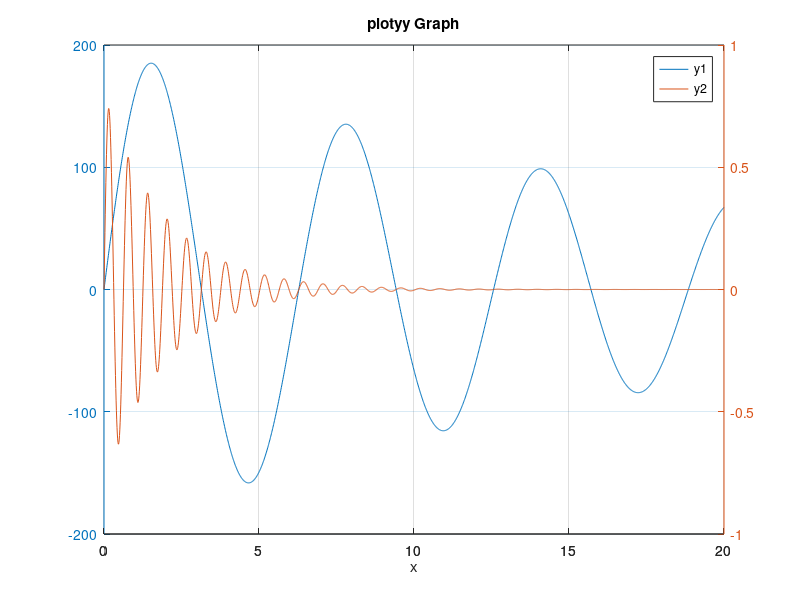

Write the MATLAB code that produced this figure.
clc; clear;

x = 0:0.01:20;
y1 = 200*exp(-0.05*x).*sin(x);
y2 = 0.8*exp(-0.5*x).*sin(10*x);

plotyy(x, y1, x, y2);
title('plotyy Graph'); xlabel('x');
legend('y1', 'y2');
grid on
